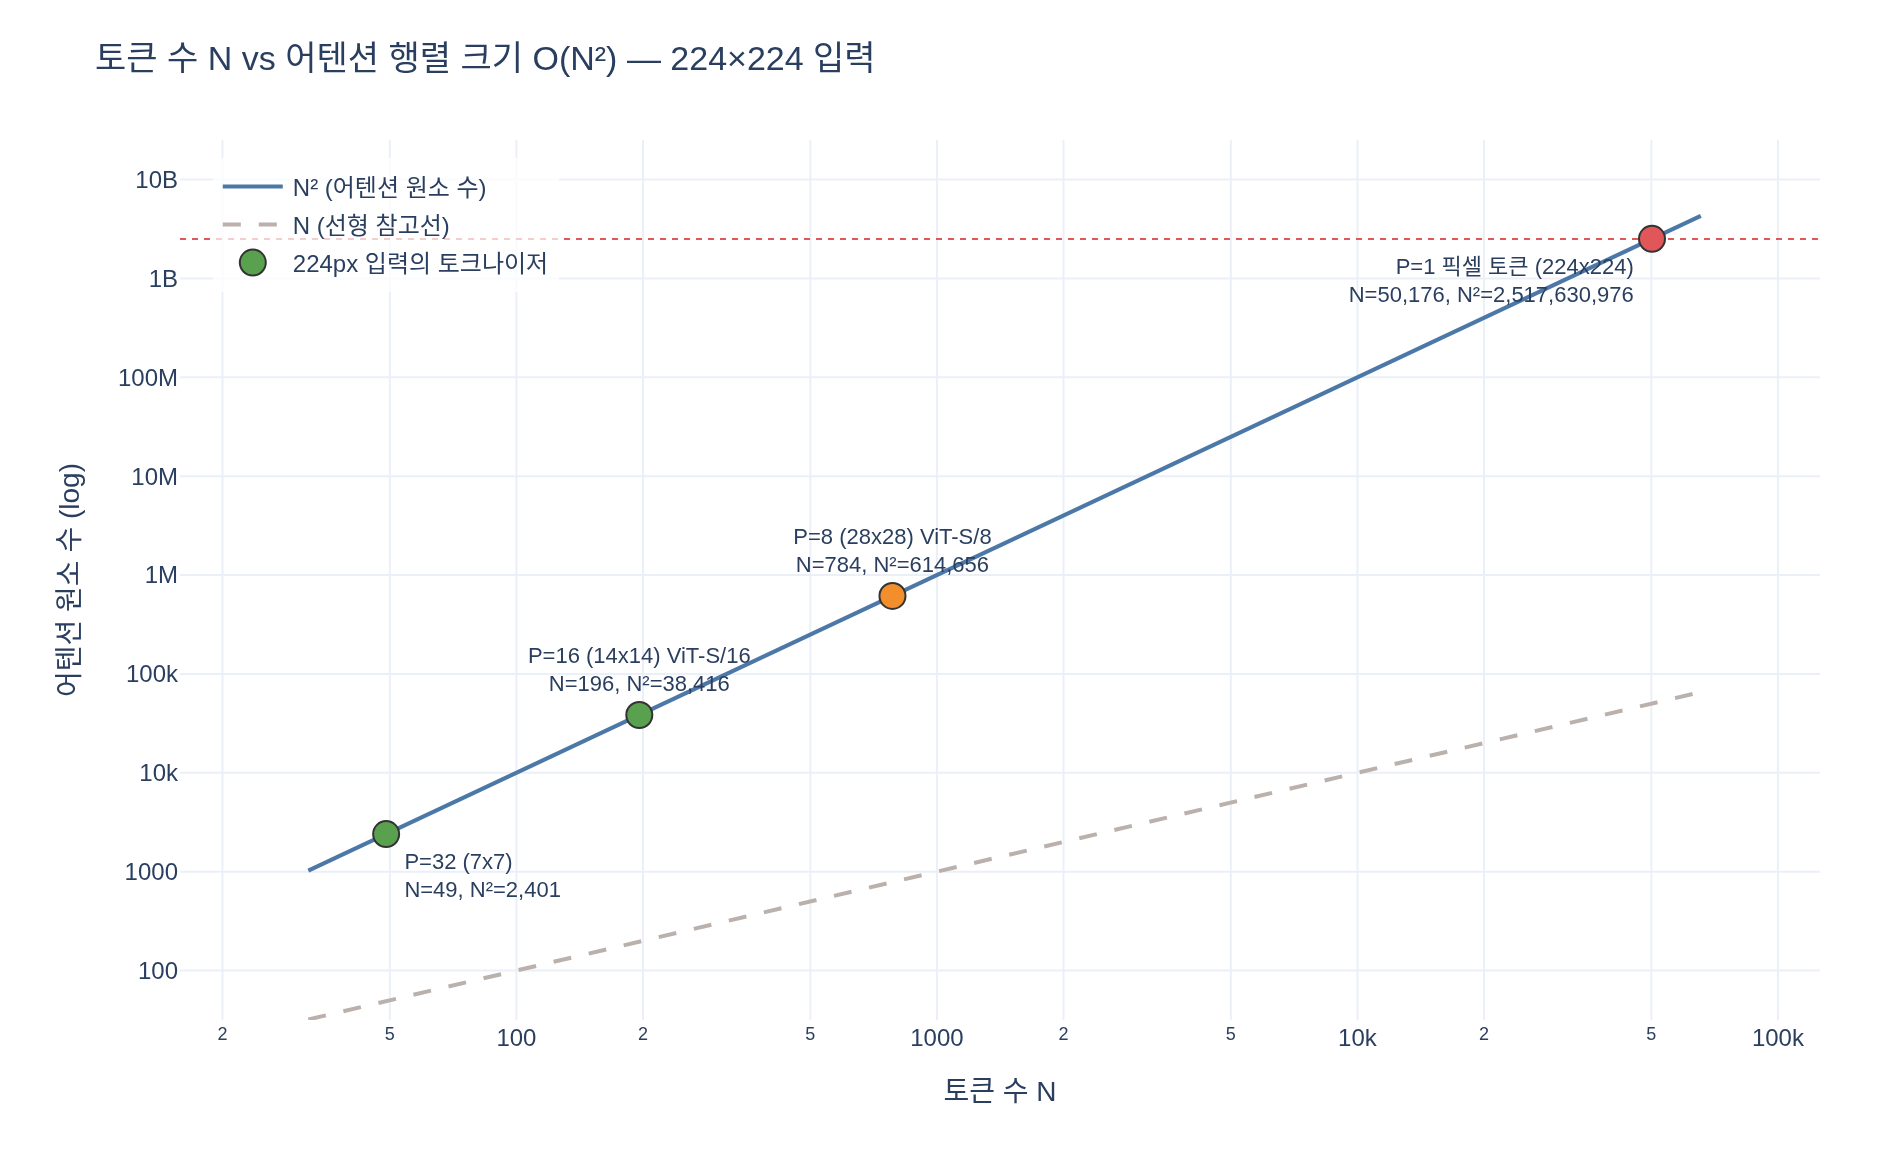

Python code for this plot:
# %% [markdown]
# # 픽셀 = 토큰이 왜 안 되는가 — 직접 세어 보기
#
# 카드 내용:
#
# - 픽셀 하나를 토큰으로 쓰면 $224\times224 = 50176$ 개 토큰
# - 어텐션은 $O(N^2)$ → $50176^2 \approx 2.5\times10^9$
# - ViT는 $P\times P$ 패치를 토큰 하나로 묶어 $N=(H/P)(W/P)$ 로 줄인다
#
# 아래에서 (1) 토큰 수, (2) 어텐션 행렬 크기·메모리, (3) 실제 실행 시간의
# 제곱 스케일링, (4) `Conv2d(k=s=P)` 가 곧 패치 토크나이저임을 확인한다.

# %%
# 필요 패키지: torch, plotly, kaleido
import math
import os
import time

import torch
import torch.nn as nn
import torch.nn.functional as F
import plotly.graph_objects as go


def _show(fig):
    try:
        from IPython import get_ipython
        if get_ipython() is not None:  # VSCode 셀/Jupyter에서만 렌더링
            fig.show()
    except ImportError:
        pass


torch.manual_seed(0)
HERE = os.path.dirname(os.path.abspath(__file__))
print("torch", torch.__version__)
# 출력: torch 2.4.0+cu121

# %% [markdown]
# ## 1. 토큰 수: 픽셀 vs 패치
#
# $$
# N_{\text{pixel}} = H \cdot W = 224 \cdot 224 = 50176,
# \qquad
# N_{\text{patch}} = \frac{H}{P}\cdot\frac{W}{P}
# $$
#
# 패치 크기 $P$ 는 토큰 수를 $P^2$ 배로 줄인다. 어텐션은 그 **제곱**으로 줄어드니
# $P^4$ 배 이득이다 ($P=16$ → $16^4 = 65536$ 배).

# %%
H = W = 224
N_pixel = H * W
print(f"픽셀 토큰   N = {H}x{W} = {N_pixel:,}")
print(f"{'P':>4s} {'격자':>9s} {'N(+CLS)':>9s} {'N^2':>16s} {'픽셀 대비 감소':>14s}")
for P in [1, 8, 16, 32]:
    n = (H // P) * (W // P) + 1          # +1 = CLS 토큰
    print(f"{P:>4d} {f'{H//P}x{W//P}':>9s} {n:>9,d} {n*n:>16,d} "
          f"{N_pixel**2 / (n*n):>13,.0f}x")
print(f"\n픽셀 토큰의 어텐션 원소 수 = {N_pixel**2:,} ≈ {N_pixel**2/1e9:.2f}e9")
# 출력:
# 픽셀 토큰   N = 224x224 = 50,176
#    P        격자   N(+CLS)              N^2   픽셀 대비 감소
#    1   224x224    50,177    2,517,731,329             1x
#    8     28x28       785          616,225         4,086x
#   16     14x14       197           38,809        64,872x
#   32       7x7        50            2,500     1,007,052x
#
# 픽셀 토큰의 어텐션 원소 수 = 2,517,630,976 ≈ 2.52e9

# %% [markdown]
# ## 2. 어텐션 행렬은 실제로 메모리에 만들어진다
#
# DINO의 `Attention.forward` 는 $(B, \text{heads}, N, N)$ 텐서를 그대로 materialize 한다
# (`attn = (q @ k.transpose(-2,-1)) * self.scale` → `softmax`).
# 따라서 fp32 기준 필요 메모리는
#
# $$
# \text{bytes} = B \cdot \text{heads} \cdot N^2 \cdot 4
# $$

# %%
HEADS = 6            # ViT-S
B = 1
print(f"{'설정':>20s} {'N':>8s} {'attn 원소':>18s} {'fp32':>12s}")
for label, P in [("픽셀 토큰 (P=1)", 1), ("ViT-S/8", 8), ("ViT-S/16", 16)]:
    n = (H // P) * (W // P) + 1
    elems = B * HEADS * n * n
    byt = elems * 4
    unit = f"{byt/2**30:9.2f} GB" if byt >= 2**30 else f"{byt/2**20:9.2f} MB"
    print(f"{label:>20s} {n:>8,d} {elems:>18,d} {unit:>12s}")
print("\n픽셀 토큰은 배치 1장·헤드 6개의 어텐션 행렬만으로 수십 GB — 학습이 아예 불가.")
# 출력:
#                 설정        N          attn 원소         fp32
#      픽셀 토큰 (P=1)   50,177     15,106,387,974     56.28 GB
#             ViT-S/8      785          3,697,350     14.10 MB
#            ViT-S/16      197            232,854      0.89 MB
#
# 픽셀 토큰은 배치 1장·헤드 6개의 어텐션 행렬만으로 수십 GB — 학습이 아예 불가.

# %% [markdown]
# ## 3. $O(N^2)$ 를 실측한다
#
# 토큰 수를 2배로 늘릴 때 시간이 약 4배가 되는지 본다.
# (작은 $N$ 에서는 커널 실행 오버헤드가 지배하므로 $N \ge 512$ 부터 봐야 한다.)

# %%
D, NH = 384, 6                      # ViT-S
attn_qkv = nn.Linear(D, D * 3, bias=True)
attn_proj = nn.Linear(D, D)


def attention_forward(x, materialize=True):
    """DINO vision_transformer.Attention 과 같은 형태 (attn 행렬을 그대로 만든다)."""
    B_, N_, C = x.shape
    qkv = attn_qkv(x).reshape(B_, N_, 3, NH, C // NH).permute(2, 0, 3, 1, 4)
    q, k, v = qkv[0], qkv[1], qkv[2]
    if materialize:
        a = (q @ k.transpose(-2, -1)) * (C // NH) ** -0.5   # (B, heads, N, N)
        a = a.softmax(dim=-1)
        out = (a @ v).transpose(1, 2).reshape(B_, N_, C)
    else:
        out = F.scaled_dot_product_attention(q, k, v).transpose(1, 2).reshape(B_, N_, C)
    return attn_proj(out)


rows = []
with torch.no_grad():
    for N in [128, 256, 512, 1024, 2048]:
        x = torch.randn(1, N, D)
        attention_forward(x)                    # warmup
        t0 = time.perf_counter()
        for _ in range(3):
            attention_forward(x)
        dt = (time.perf_counter() - t0) / 3
        rows.append((N, dt))
print(f"{'N':>6s} {'시간(ms)':>10s} {'직전 대비':>10s} {'attn MB(fp32,6head)':>21s}")
prev = None
for N, dt in rows:
    ratio = "-" if prev is None else f"{dt/prev:.2f}x"
    print(f"{N:>6d} {dt*1e3:>10.2f} {ratio:>10s} {NH*N*N*4/2**20:>20.1f}")
    prev = dt
print("\nN 2배 → 시간 약 4배 (토큰 수의 제곱). 이것이 픽셀 토큰이 막히는 이유다.")
# 출력:
#      N   시간(ms)      직전 대비   attn MB(fp32,6head)
#    128       0.80          -                  0.4
#    256       1.71       2.13x                  1.5
#    512       5.60       3.27x                  6.0
#   1024      19.82       3.54x                 24.0
#   2048      77.10       3.89x                 96.0
#
# N 2배 → 시간 약 4배 (토큰 수의 제곱). 이것이 픽셀 토큰이 막히는 이유다.
# (수치는 머신/스레드에 따라 다르지만 비율이 4에 수렴하는 것이 핵심)

# %% [markdown]
# ## 4. 픽셀 토큰을 정말 돌려 보면? — 안전한 하한만 확인
#
# $N=50176$ 짜리 어텐션은 이 환경에서 할당 자체가 실패한다.
# 실제로 만들지는 않고, 32x32 축소판으로 "픽셀 토큰 vs 패치 토큰"을 비교한다.
# 32x32 이미지의 픽셀 토큰은 $N=1024$, patch4 토큰은 $N=64$ 다.

# %%
small = 32
x_img = torch.randn(1, 3, small, small)

# (a) 픽셀 하나 = 토큰: 채널 3개를 D차원으로 선형 투영 (= Conv2d k=s=1)
pix_embed = nn.Conv2d(3, D, kernel_size=1, stride=1)
tok_pix = pix_embed(x_img).flatten(2).transpose(1, 2)

# (b) PxP 패치 = 토큰: DINO PatchEmbed 와 동일 (Conv2d k=s=P)
P = 4
patch_embed = nn.Conv2d(3, D, kernel_size=P, stride=P)
tok_patch = patch_embed(x_img).flatten(2).transpose(1, 2)

print(f"픽셀 토큰 : {tuple(tok_pix.shape)}   N={tok_pix.shape[1]}")
print(f"패치 토큰 : {tuple(tok_patch.shape)}   N={tok_patch.shape[1]}  (P={P})")
print(f"패치 임베딩 파라미터 {sum(p.numel() for p in patch_embed.parameters()):,}"
      f"  = D*3*P*P + D = {D}*3*{P}*{P}+{D}")

with torch.no_grad():
    for name, tok in [("픽셀", tok_pix), ("패치", tok_patch)]:
        t0 = time.perf_counter()
        attention_forward(tok)
        dt = time.perf_counter() - t0
        n = tok.shape[1]
        print(f"  {name} 토큰 N={n:>5d}  attn={NH*n*n:>10,d} 원소  1회 {dt*1e3:6.2f} ms")
print("\n32x32 짜리 장난감에서도 픽셀 토큰이 256배 무겁다 (N이 16배 → 제곱으로 256배).")
# 출력:
# 픽셀 토큰 : (1, 1024, 384)   N=1024
# 패치 토큰 : (1, 64, 384)   N=64  (P=4)
# 패치 임베딩 파라미터 18,816  = D*3*P*P + D = 384*3*4*4+384
#   픽셀 토큰 N= 1024  attn=  6,291,456 원소  1회  18.89 ms
#   패치 토큰 N=   64  attn=     24,576 원소  1회   0.50 ms
#
# 32x32 짜리 장난감에서도 픽셀 토큰이 256배 무겁다 (N이 16배 → 제곱으로 256배).

# %% [markdown]
# ## 5. `Conv2d(k=s=P)` 가 곧 "패치 flatten + Linear" 임을 수치로 확인
#
# 논문 표기
#
# $$
# z_p = W_e\,\mathrm{vec}(x_p) + b_e,\qquad
# x_p \in \mathbb{R}^{P\times P\times C},\quad W_e \in \mathbb{R}^{D\times P^2C}
# $$
#
# 패치가 겹치지 않으므로 stride = kernel = $P$ 인 Conv 한 번이 정확히 이 식이다.
# 즉 ViT의 "토큰화"는 별도 모듈이 아니라 Conv 하나이며, 여기서 $N$ 이 $P^2$ 배 줄어든다.

# %%
Wf = patch_embed.weight.reshape(D, -1)                       # (D, 3*P*P) = W_e
patches = F.unfold(x_img, kernel_size=P, stride=P).transpose(1, 2)   # (B, N, 3PP)
manual = patches @ Wf.t() + patch_embed.bias
print(f"unfold {tuple(patches.shape)} @ W_e^T -> {tuple(manual.shape)}")
print(f"Conv 출력과 최대 오차 {(manual - tok_patch).abs().max():.2e}")
assert torch.allclose(manual, tok_patch, atol=1e-5)
print("Conv2d(k=s=P) == 패치 flatten + Linear ✔")
# 출력:
# unfold (1, 64, 48) @ W_e^T -> (1, 64, 384)
# Conv 출력과 최대 오차 7.15e-07
# Conv2d(k=s=P) == 패치 flatten + Linear ✔

# %% [markdown]
# ## 6. 시각화: $N$ 과 어텐션 비용
#
# 로그-로그 축에서 $N^2$ 은 기울기 2의 직선이다. 224px 입력에서 각
# 토크나이저가 그 직선의 어디에 놓이는지 표시한다.

# %%
Ns = [2 ** k for k in range(5, 17)]
elems = [n * n for n in Ns]

marks = []
for label, P in [("P=32 (7x7)", 32), ("P=16 (14x14) ViT-S/16", 16),
                 ("P=8 (28x28) ViT-S/8", 8), ("P=1 픽셀 토큰 (224x224)", 1)]:
    n = (H // P) * (W // P)
    marks.append((label, n, n * n))

fig = go.Figure()
fig.add_trace(go.Scatter(
    x=Ns, y=elems, mode="lines", name="N² (어텐션 원소 수)",
    line=dict(color="#4C78A8", width=2)))
fig.add_trace(go.Scatter(
    x=Ns, y=Ns, mode="lines", name="N (선형 참고선)",
    line=dict(color="#BAB0AC", width=2, dash="dash")))
fig.add_trace(go.Scatter(
    x=[m[1] for m in marks], y=[m[2] for m in marks],
    mode="markers+text", name="224px 입력의 토크나이저",
    marker=dict(size=13, color=["#59A14F", "#59A14F", "#F28E2B", "#E15759"],
                line=dict(width=1, color="#333")),
    text=[f"{m[0]}<br>N={m[1]:,}, N²={m[2]:,.0f}" for m in marks],
    textposition=["bottom right", "top center", "top center", "bottom left"],
    textfont=dict(size=11)))
fig.add_hline(y=2.5e9, line=dict(color="#E15759", width=1, dash="dot"),
              annotation_text="≈2.5e9", annotation_position="top right")
fig.update_layout(
    title="토큰 수 N vs 어텐션 행렬 크기 O(N²) — 224×224 입력",
    xaxis=dict(title="토큰 수 N", type="log", range=[1.2, 5.1]),
    yaxis=dict(title="어텐션 원소 수 (log)", type="log", range=[1.5, 10.4]),
    template="plotly_white", width=950, height=580,
    margin=dict(l=90, r=40, t=70, b=70),
    legend=dict(x=0.02, y=0.98, bgcolor="rgba(255,255,255,0.7)"))
_show(fig)

png = os.path.join(HERE, "expy.png")
fig.write_image(png, scale=2)
print("saved", png)
# 출력: saved /home/sungwoo/.../expy.png

# %% [markdown]
# ## 7. 정리
#
# | | 픽셀 토큰 | ViT 패치 토큰 ($P=16$) |
# |---|---|---|
# | $N$ (224px) | 50176 | 196 (+CLS = 197) |
# | 어텐션 원소 $N^2$ | $\approx 2.5\times10^9$ | 38809 |
# | fp32 어텐션 (6 head, B=1) | 약 56 GB | 0.9 MB |
# | 위치 임베딩 표 크기 | $50177 \times D$ | $197 \times D$ |
#
# - 어텐션은 모든 토큰 쌍을 보므로 비용이 $O(N^2)$ — 토큰 수가 곧 예산이다.
# - DINO 구현은 $(B,\text{heads},N,N)$ 를 실제로 만들기 때문에(어텐션 맵 시각화 용도)
#   이 제곱 항이 메모리에 그대로 나타난다. patch16 → patch8 만으로도 16배가 된다.
# - 패치화는 비용 절감만이 아니라 **국소 구조를 하나의 토큰에 담는** 역할도 한다:
#   픽셀 토큰은 값 3개(RGB)뿐이라 토큰 하나에 정보가 거의 없다.
# - 파라미터 수는 $P$ 에 거의 무관하다 ($D\cdot P^2C+D$ 는 전체의 극히 일부).
#   $P$ 는 **연산량/메모리**를 조절하는 손잡이다.
